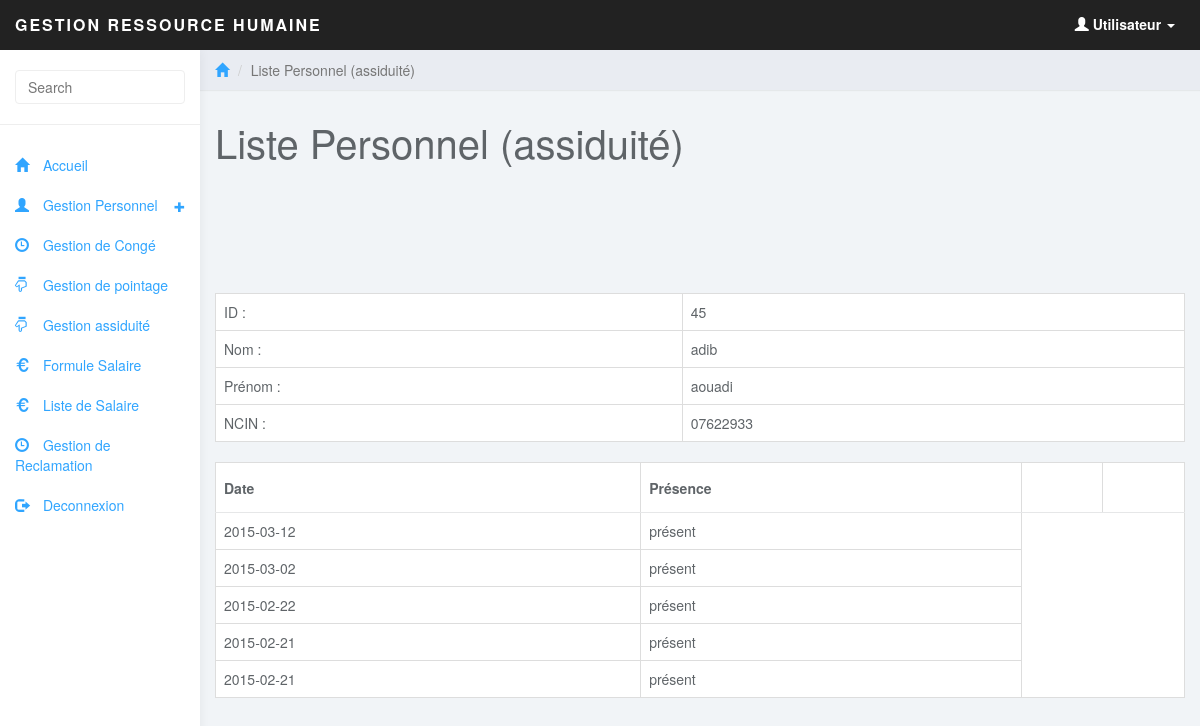
The page /user/afficher_assiduite.php?id=45 on the database its author committed.
### tables this page shows
CREATE TABLE IF NOT EXISTS `personnel` (
  `id_personnel` int(100) NOT NULL AUTO_INCREMENT,
  `poste` text NOT NULL,
  `ncin` text NOT NULL,
  `email` text NOT NULL,
  `tel` text NOT NULL,
  `nom` text NOT NULL,
  `prenom` text NOT NULL,
  `id_departement` int(11) NOT NULL,
  `id_user` int(11) NOT NULL,
  PRIMARY KEY (`id_personnel`),
  KEY `id_departement` (`id_departement`),
  KEY `id_user` (`id_user`)
);

CREATE TABLE IF NOT EXISTS `pointage` (
  `id_pointage` int(100) NOT NULL AUTO_INCREMENT,
  `date_t` date NOT NULL,
  `mois` text NOT NULL,
  `heur_e` text NOT NULL,
  `heur_s` text,
  `id_personnel` int(100) NOT NULL,
  PRIMARY KEY (`id_pointage`),
  KEY `id_personnel` (`id_personnel`)
);

### user/class/class.php (called while the page is built, shortened)
<?php
 require_once("DataBase.php");
 require_once("user.php");
 require_once("personnel.php");
 require_once("conge.php");
  $per= new personnel();
?>

### user/class/DataBase.php (called while the page is built, shortened)
<?php
class Database {
	public static function connect() {
			$connexion = new PDO('mysql:host=localhost;dbname=rh', 'root', '');
			$connexion->exec("SET CHARACTER SET utf8");
		return $connexion;
	}
}
?>

### user/class/personnel.php (called while the page is built, shortened)
<?php
require_once("DataBase.php");
class personnel
{
	public function select_personnel($id)
	{
		$select = DataBase::connect()->query("select * from personnel as p INNER JOIN departement as d ON p.id_departement=d.id_departement where id_personnel=$id");
		$liste = $select->fetchAll(PDO::FETCH_ASSOC);
		return $liste;
	}
}
?>

### user/afficher_assiduite.php (the view, shortened to what this page needs)
<?php
include('include/header.php')
?>
	<div class="col-sm-9 col-sm-offset-3 col-lg-10 col-lg-offset-2 main">
		<div class="row">
			<ol class="breadcrumb">
				<li><a href="#"><span class="glyphicon glyphicon-home"></span></a></li>
				<li class="active">Liste Personnel (assiduité)</li>
			</ol>
		</div>
		<div class="row">
			<div class="col-lg-12">
				<h1 class="page-header">Liste Personnel (assiduité)</h1>
			</div>
		</div>
		<br><br>
 <?php
 $per->affichage();
 ?>
 <br>
		<?php
		$id = $_GET['id'];
		$liste = $per->select_personnel($id);
		foreach($liste as $row) {
		?>
		<br><br>
<table class="table table-responsive table-bordered table-hover">
<tr>
<td>
ID :
</td>
<td>
<?php echo $row['id_personnel']; ?>
</td>
</tr>
<tr>
<td>
Nom :
</td>
<td>
<?php echo $row['nom']; ?>
</td>
</tr>
<tr>
<td>
Prénom :
</td>
<td>
  <?php echo $row['prenom']; ?>
</td>
</tr>
<tr>
<td>
NCIN :
</td>
<td>
 <?php echo $row['ncin']; ?>
</td>
</tr>
</table>
<?php } ?>
		<table class="table table-responsive table-bordered table-hover">
		<thead>
		<tr>
		<th>Date</th><th>Présence</th><th></th><th></th>
		</tr>
		</thead>
		<tbody>
		<?php
		$cong->afficher_assiduite($id);
		?>
		</tbody>
		</table>
	</div>
</body>
</html>

### user/class/conge.php (shortened to what this page needs)
<?php
require_once("DataBase.php");
class conge
{
public function afficher_assiduite($id_personnel)
	{
		$select = DataBase::connect()->query("select * from pointage where id_personnel=$id_personnel  ORDER BY id_pointage DESC");
		while($donnees = $select->fetch(PDO::FETCH_OBJ))
		{
			$date= $donnees->date_t;
			echo "<tr>";
			echo "<td>";
			echo $date;
			echo "</td>";
			echo "<td>";
			echo "présent";
			echo "</td>";
		}
	}
}
?>

### user/css/styles.css (style rules this page uses)
body { background: #f1f4f7; padding-top: 50px; color: #5f6468; }
a, a:hover, a:focus { color: #30a5ff; }
h1, h2, h3, h4, h5, h6 { color: #5f6468; }
h1 { font-weight: 300; font-size: 40px; }
.breadcrumb { border-radius: 0; padding: 10px 15px; background: #e9ecf2; box-shadow: 0 1px 1px rgba(0, 0, 0, .05); margin: 0 ; }
h1.page-header { margin-top: 30px; border-bottom: 0; }
.table { background: #fff; }
.table>thead>tr>th { border-bottom: 1px solid #e6e7e8; vertical-align: middle; height: 50px; }

### rows shown on the page
personnel: id_personnel "45", nom "adib", prenom "aouadi", ncin "07622933"
pointage: date_t "2015-03-12"
pointage: date_t "2015-03-02"
pointage: date_t "2015-02-22"
pointage: date_t "2015-02-21"
pointage: date_t "2015-02-21"
